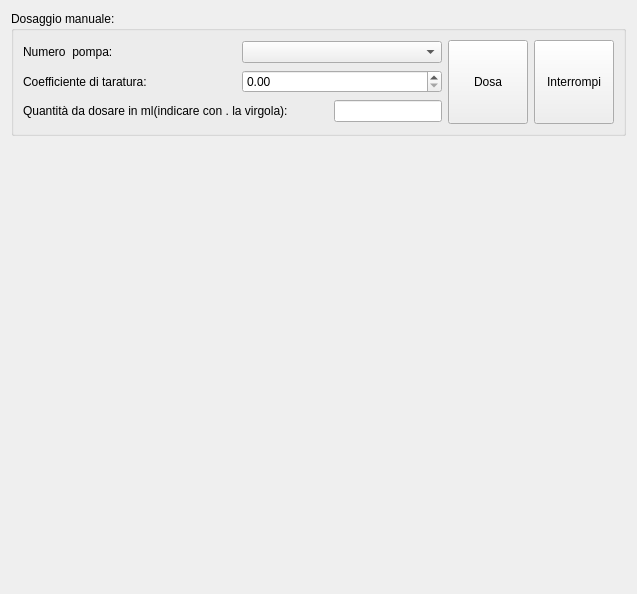
      <widget class="QWidget" name="tab">
       <attribute name="title">
        <string>Manuale</string>
       </attribute>
       <layout class="QFormLayout" name="formLayout">
        <item row="0" column="0">
         <widget class="QGroupBox" name="groupBox">
          <property name="title">
           <string>Dosaggio manuale:</string>
          </property>
          <layout class="QHBoxLayout" name="horizontalLayout_52">
           <item>
            <layout class="QVBoxLayout" name="verticalLayout_2">
             <item>
              <layout class="QHBoxLayout" name="horizontalLayout_4">
               <item>
                <widget class="QLabel" name="label_4">
                 <property name="text">
                  <string>Numero  pompa:</string>
                 </property>
                </widget>
               </item>
               <item>
                <spacer name="horizontalSpacer_5">
                 <property name="orientation">
                  <enum>Qt::Horizontal</enum>
                 </property>
                 <property name="sizeHint" stdset="0">
                  <size>
                   <width>40</width>
                   <height>20</height>
                  </size>
                 </property>
                </spacer>
               </item>
               <item>
                <widget class="QComboBox" name="cbnpump">
                 <property name="minimumSize">
                  <size>
                   <width>200</width>
                   <height>0</height>
                  </size>
                 </property>
                </widget>
               </item>
              </layout>
             </item>
             <item>
              <layout class="QHBoxLayout" name="horizontalLayout_5">
               <item>
                <widget class="QLabel" name="label_5">
                 <property name="text">
                  <string>Coefficiente di taratura:</string>
                 </property>
                </widget>
               </item>
               <item>
                <spacer name="horizontalSpacer_29">
                 <property name="orientation">
                  <enum>Qt::Horizontal</enum>
                 </property>
                 <property name="sizeHint" stdset="0">
                  <size>
                   <width>40</width>
                   <height>20</height>
                  </size>
                 </property>
                </spacer>
               </item>
               <item>
                <widget class="QDoubleSpinBox" name="dscalibrate">
                 <property name="minimumSize">
                  <size>
                   <width>200</width>
                   <height>0</height>
                  </size>
                 </property>
                 <property name="maximum">
                  <double>99999.000000000000000</double>
                 </property>
                </widget>
               </item>
              </layout>
             </item>
             <item>
              <layout class="QHBoxLayout" name="horizontalLayout">
               <item>
                <widget class="QLabel" name="label">
                 <property name="text">
                  <string>Quantità da dosare in ml(indicare con . la virgola):</string>
                 </property>
                </widget>
               </item>
               <item>
                <spacer name="horizontalSpacer_3">
                 <property name="orientation">
                  <enum>Qt::Horizontal</enum>
                 </property>
                 <property name="sizeHint" stdset="0">
                  <size>
                   <width>40</width>
                   <height>20</height>
                  </size>
                 </property>
                </spacer>
               </item>
               <item>
                <widget class="QLineEdit" name="leQuantity">
                 <property name="sizePolicy">
                  <sizepolicy hsizetype="Minimum" vsizetype="Fixed">
                   <horstretch>0</horstretch>
                   <verstretch>0</verstretch>
                  </sizepolicy>
                 </property>
                 <property name="inputMask">
                  <string/>
                 </property>
                 <property name="maxLength">
                  <number>4</number>
                 </property>
                 <property name="clearButtonEnabled">
                  <bool>true</bool>
                 </property>
                </widget>
               </item>
              </layout>
             </item>
            </layout>
           </item>
           <item>
            <layout class="QHBoxLayout" name="horizontalLayout_28">
             <item>
              <widget class="QPushButton" name="pbDose">
               <property name="minimumSize">
                <size>
                 <width>0</width>
                 <height>84</height>
                </size>
               </property>
               <property name="text">
                <string>Dosa</string>
               </property>
              </widget>
             </item>
             <item>
              <widget class="QPushButton" name="pbBreak">
               <property name="minimumSize">
                <size>
                 <width>0</width>
                 <height>84</height>
                </size>
               </property>
               <property name="text">
                <string>Interrompi</string>
               </property>
              </widget>
             </item>
            </layout>
           </item>
          </layout>
         </widget>
        </item>
        <item row="1" column="0">
         <spacer name="verticalSpacer">
          <property name="orientation">
           <enum>Qt::Vertical</enum>
          </property>
          <property name="sizeHint" stdset="0">
           <size>
            <width>20</width>
            <height>441</height>
           </size>
          </property>
         </spacer>
        </item>
       </layout>
      </widget>
